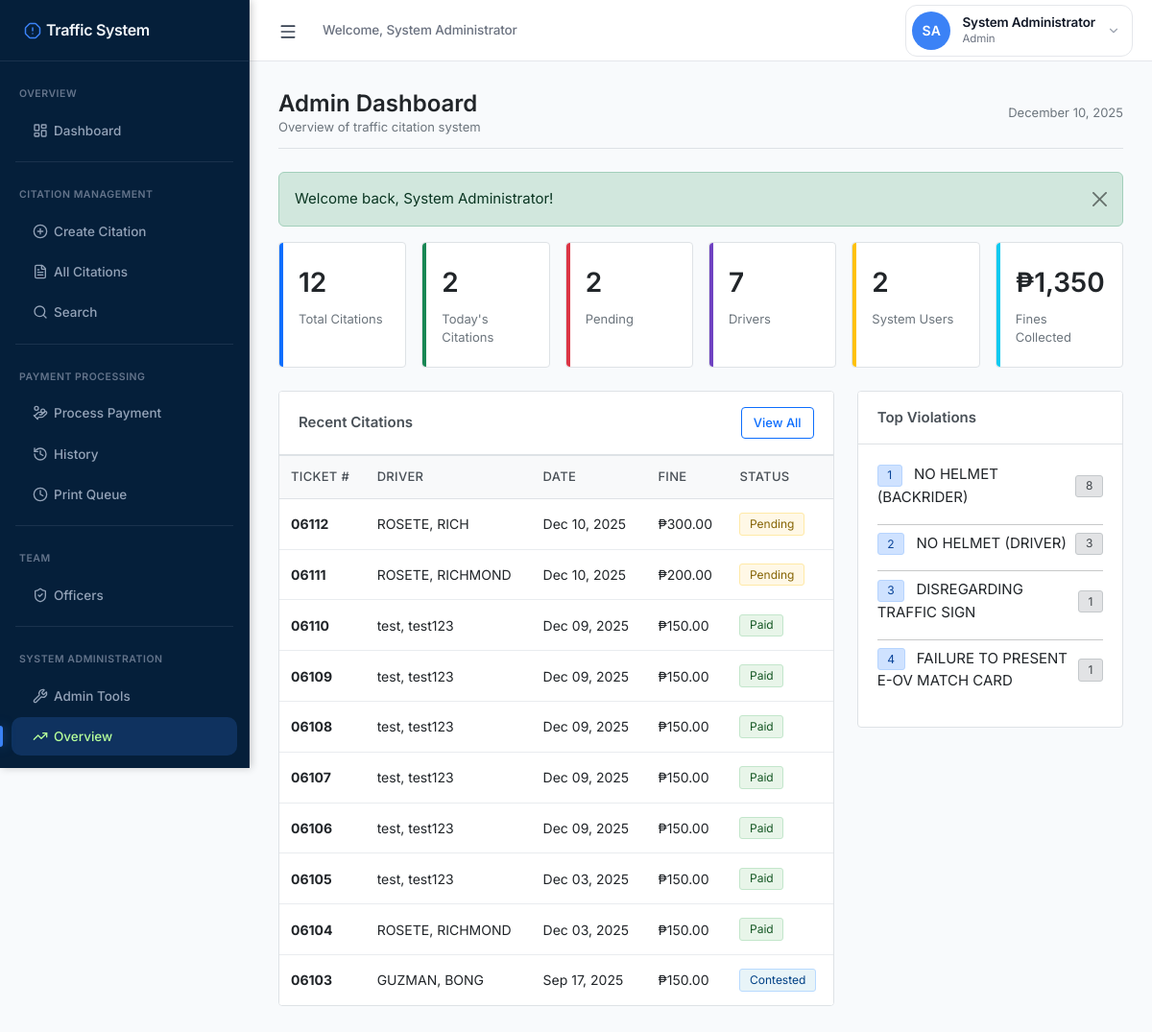
Page /admin/dashboard.php (signed in) on the committed database.
### tables this page shows
CREATE TABLE `citations` (
  `citation_id` int(11) NOT NULL,
  `ticket_number` varchar(50) NOT NULL,
  `driver_id` int(11) DEFAULT NULL,
  `last_name` varchar(100) NOT NULL,
  `first_name` varchar(100) NOT NULL,
  `middle_initial` varchar(10) DEFAULT NULL,
  `suffix` varchar(20) DEFAULT NULL,
  `date_of_birth` date DEFAULT NULL,
  `age` int(11) DEFAULT NULL,
  `zone` varchar(50) DEFAULT NULL,
  `barangay` varchar(100) NOT NULL,
  `municipality` varchar(100) NOT NULL DEFAULT 'Baggao',
  `province` varchar(100) NOT NULL DEFAULT 'Cagayan',
  `license_number` varchar(50) DEFAULT NULL,
  `license_type` varchar(50) DEFAULT NULL,
  `plate_mv_engine_chassis_no` varchar(100) NOT NULL,
  `vehicle_description` text DEFAULT NULL,
  `apprehension_datetime` datetime NOT NULL,
  `place_of_apprehension` varchar(255) NOT NULL,
  `apprehension_officer` varchar(255) NOT NULL,
  `remarks` text DEFAULT NULL,
  `status` enum('pending','paid','contested','dismissed','void') NOT NULL DEFAULT 'pending',
  `payment_date` datetime DEFAULT NULL,
  `total_fine` decimal(10,2) DEFAULT 0.00,
  `created_at` datetime NOT NULL DEFAULT current_timestamp(),
  `updated_at` datetime DEFAULT NULL ON UPDATE current_timestamp(),
  `created_by` int(11) DEFAULT NULL,
  `deleted_at` datetime DEFAULT NULL COMMENT 'Soft delete timestamp',
  `deleted_by` int(11) DEFAULT NULL COMMENT 'User who deleted the citation',
  `deletion_reason` text DEFAULT NULL COMMENT 'Reason for deletion'
);

### admin/dashboard.php (the view, shortened to what this page needs)
<?php
require_once '../includes/functions.php';
$stats = [];
try {
    $stmt = db_query("SELECT COUNT(*) as total FROM citations");
    $stats['total_citations'] = $stmt->fetch()['total'] ?? 0;
    $stmt = db_query("SELECT COUNT(*) as today FROM citations WHERE DATE(created_at) = CURDATE()");
    $stats['today_citations'] = $stmt->fetch()['today'] ?? 0;
    $stmt = db_query("SELECT COUNT(*) as total FROM drivers");
    $stats['total_drivers'] = $stmt->fetch()['total'] ?? 0;
    $stmt = db_query("SELECT COUNT(*) as total FROM users");
    $stats['total_users'] = $stmt->fetch()['total'] ?? 0;
    $stmt = db_query("SELECT COUNT(*) as pending FROM citations WHERE status = 'pending'");
    $stats['pending_citations'] = $stmt->fetch()['pending'] ?? 0;
    $stmt = db_query("SELECT COALESCE(SUM(total_fine), 0) as total FROM citations WHERE status = 'paid'");
    $stats['total_fines'] = $stmt->fetch()['total'] ?? 0;
    $stmt = db_query(
        "SELECT ticket_number, CONCAT(last_name, ', ', first_name) as driver_name,
                apprehension_datetime, status, total_fine, created_at
         FROM citations ORDER BY created_at DESC LIMIT 10"
    );
    $recent_citations = $stmt->fetchAll();
    $stmt = db_query(
        "SELECT vt.violation_type, COUNT(*) as count
         FROM violations v
         JOIN violation_types vt ON v.violation_type_id = vt.violation_type_id
         GROUP BY vt.violation_type_id
         ORDER BY count DESC LIMIT 5"
    );
    $top_violations = $stmt->fetchAll();
} catch (Exception $e) {
    error_log("Dashboard stats error: " . $e->getMessage());
    $stats = array_fill_keys(['total_citations', 'today_citations', 'total_drivers', 'total_users', 'pending_citations', 'total_fines'], 0);
    $recent_citations = [];
    $top_violations = [];
}
?>
<!DOCTYPE html>
<html lang="en">
<head>
    <link href="https://cdn.jsdelivr.net/npm/bootstrap@5.3.3/dist/css/bootstrap.min.css" rel="stylesheet">
    <link rel="stylesheet" href="https://cdnjs.cloudflare.com/ajax/libs/font-awesome/6.4.2/css/all.min.css">
    <link rel="stylesheet" href="../assets/css/admin-dashboard.css">
</head>
<body>
    <?php include '../public/sidebar.php'; ?>
    <div class="content">
        <div class="container-fluid">
            <div class="page-header">
                <div>
                    <h3>Admin Dashboard</h3>
                    <p>Overview of traffic citation system</p>
                </div>
                <div class="date-display">
                    <?php echo date('F d, Y'); ?>
                </div>
            </div>
            <?php echo show_flash(); ?>
            <div class="row g-3 mb-4">
                <div class="col-md-4 col-lg-2">
                    <div class="stat-card blue">
                        <div class="stat-value"><?php echo number_format($stats['total_citations']); ?></div>
                        <div class="stat-label">Total Citations</div>
                    </div>
                </div>
                <div class="col-md-4 col-lg-2">
                    <div class="stat-card green">
                        <div class="stat-value"><?php echo number_format($stats['today_citations']); ?></div>
                        <div class="stat-label">Today's Citations</div>
                    </div>
                </div>
                <div class="col-md-4 col-lg-2">
                    <div class="stat-card red">
                        <div class="stat-value"><?php echo number_format($stats['pending_citations']); ?></div>
                        <div class="stat-label">Pending</div>
                    </div>
                </div>
                <div class="col-md-4 col-lg-2">
                    <div class="stat-card purple">
                        <div class="stat-value"><?php echo number_format($stats['total_drivers']); ?></div>
                        <div class="stat-label">Drivers</div>
                    </div>
                </div>
                <div class="col-md-4 col-lg-2">
                    <div class="stat-card yellow">
                        <div class="stat-value"><?php echo number_format($stats['total_users']); ?></div>
                        <div class="stat-label">System Users</div>
                    </div>
                </div>
                <div class="col-md-4 col-lg-2">
                    <div class="stat-card cyan">
                        <div class="stat-value">₱<?php echo number_format($stats['total_fines'], 0); ?></div>
                        <div class="stat-label">Fines Collected</div>
                    </div>
                </div>
            </div>
            <div class="row g-4">
                <div class="col-lg-8">
                    <div class="dashboard-card">
                        <div class="card-header">
                            <span>Recent Citations</span>
                            <a href="../public/citations.php" class="btn btn-sm btn-outline-primary">View All</a>
                        </div>
                        <div class="card-body p-0">
                            <div class="table-responsive">
                                <table class="table table-hover mb-0">
                                    <thead>
                                        <tr>
                                            <th>Ticket #</th>
                                            <th>Driver</th>
                                            <th>Date</th>
                                            <th>Fine</th>
                                            <th>Status</th>
                                        </tr>
                                    </thead>
                                    <tbody>
                                        <?php if (empty($recent_citations)): ?>
                                            <tr>
                                                <td colspan="5" class="text-center text-muted">
                                                    No citations found
                                                </td>
                                            </tr>
                                        <?php else: ?>
                                            <?php foreach ($recent_citations as $citation): ?>
                                                <tr>
                                                    <td><strong><?php echo htmlspecialchars($citation['ticket_number']); ?></strong></td>
                                                    <td><?php echo htmlspecialchars($citation['driver_name']); ?></td>
                                                    <td><?php echo date('M d, Y', strtotime($citation['apprehension_datetime'])); ?></td>
                                                    <td>₱<?php echo number_format($citation['total_fine'], 2); ?></td>
                                                    <td>
                                                        <?php
                                                        $status_class = match($citation['status']) {
                                                            'paid' => 'bg-success',
                                                            'pending' => 'bg-warning text-dark',
                                                            'contested' => 'bg-info',
                                                            'dismissed' => 'bg-secondary',
                                                            default => 'bg-light text-dark'
                                                        };
                                                        ?>
                                                        <span class="badge <?php echo $status_class; ?>">
                                                            <?php echo ucfirst($citation['status']); ?>
                                                        </span>
                                                    </td>
                                                </tr>
                                            <?php endforeach; ?>
                                        <?php endif; ?>
                                    </tbody>
                                </table>
                            </div>
                        </div>
                    </div>
                </div>
                <div class="col-lg-4">
                    <div class="dashboard-card">
                        <div class="card-header">
                            <span>Top Violations</span>
                        </div>
                        <div class="card-body">
                            <?php if (empty($top_violations)): ?>
                                <p class="text-center text-muted">
                                    No violation data
                                </p>
                            <?php else: ?>
                                <?php foreach ($top_violations as $index => $violation): ?>
                                    <div class="d-flex justify-content-between align-items-center mb-3">
                                        <div>
                                            <span class="badge bg-primary me-2"><?php echo $index + 1; ?></span>
                                            <?php echo htmlspecialchars($violation['violation_type']); ?>
                                        </div>
                                        <span class="badge bg-secondary"><?php echo $violation['count']; ?></span>
                                    </div>
                                    <?php if ($index < count($top_violations) - 1): ?>
                                        <hr class="my-2">
                                    <?php endif; ?>
                                <?php endforeach; ?>
                            <?php endif; ?>
                        </div>
                    </div>
                </div>
            </div>
        </div>
    </div>
</body>
</html>

### assets/css/admin-dashboard.css (style rules this page uses)
* { margin: 0; padding: 0; box-sizing: border-box; }
html { overflow-x: hidden; margin: 0; padding: 0; }
body { font-family: 'Segoe UI', Tahoma, Geneva, Verdana, sans-serif; background: #f8fafc; color: #212529; font-size: 15px; line-height: 1.5; overflow-x: hidden; margin: 0; padding: 0; }
.content { margin-left: 250px; padding: 0; padding-top: 64px; min-height: 100vh; }
.container-fluid { padding: clamp(20px, 4vw, 30px); }
.page-header { display: flex; justify-content: space-between; align-items: center; margin-bottom: 1.5rem; padding-bottom: 0.75rem; border-bottom: 1px solid #dee2e6; }
.page-header h3 { font-size: 1.5rem; font-weight: 600; color: #212529; margin: 0; }
.page-header p { font-size: 0.8125rem; color: #6c757d; margin: 0; }
.page-header .date-display { font-size: 0.8125rem; color: #6c757d; }
.stat-card { background: #ffffff; border: 1px solid #dee2e6; border-radius: 4px; padding: 1.25rem; position: relative; transition: none; height: 100%; }
.stat-card::before { content: ''; position: absolute; top: 0; left: 0; width: 4px; height: 100%; border-radius: 4px 0 0 4px; }
.stat-card.blue::before { background: #0d6efd; }
.stat-card.green::before { background: #198754; }
.stat-card.red::before { background: #dc3545; }
.stat-card.yellow::before { background: #ffc107; }
.stat-card.purple::before { background: #6f42c1; }
.stat-card.cyan::before { background: #0dcaf0; }
.stat-value { font-size: 1.75rem; font-weight: 600; color: #212529; margin-bottom: 0.5rem; }
.stat-label { font-size: 0.8125rem; color: #6c757d; font-weight: 400; }
.dashboard-card { background: #ffffff; border: 1px solid #dee2e6; border-radius: 4px; margin-bottom: 1.5rem; overflow: hidden; }
.dashboard-card .card-header { background: #ffffff; border-bottom: 1px solid #dee2e6; font-weight: 600; color: #495057; padding: 1rem 1.25rem; font-size: 0.9375rem; display: flex; justify-content: space-between; align-items: center; }
.dashboard-card .card-body { padding: 1.25rem; }
.table { margin-bottom: 0; font-size: 0.875rem; }
.table th { background: #f8f9fa; font-weight: 500; color: #495057; border-top: 1px solid #dee2e6; border-bottom: 1px solid #dee2e6; padding: 0.75rem; font-size: 0.8125rem; text-transform: uppercase; letter-spacing: 0.3px; }
.table td { padding: 0.875rem 0.75rem; color: #212529; border-bottom: 1px solid #e9ecef; vertical-align: middle; }
.table tbody tr:last-child td { border-bottom: none; }
.badge { padding: 0.3rem 0.6rem; border-radius: 3px; font-size: 0.75rem; font-weight: 400; }
.badge.bg-success { background: #e8f5e9 !important; color: #155724 !important; border: 1px solid #c3e6cb; }
.badge.bg-warning { background: #fff8e6 !important; color: #856404 !important; border: 1px solid #ffeaa7; }
.badge.bg-info { background: #e8f4f8 !important; color: #004085 !important; border: 1px solid #b8daff; }
.badge.bg-secondary { background: #e2e3e5 !important; color: #41464b !important; border: 1px solid #c4c8cb; }
.badge.bg-primary { background: #cfe2ff !important; color: #084298 !important; border: 1px solid #b6d4fe; }
.btn { border-radius: 4px; padding: 0.5rem 1rem; font-size: 0.875rem; font-weight: 500; transition: all 0.15s; border: 1px solid transparent; }
.btn-sm { padding: 0.375rem 0.75rem; font-size: 0.8125rem; }
.btn-outline-primary { color: #0d6efd; border-color: #0d6efd; background: transparent; }

### public/sidebar.php (style rules this page uses)
:root { --sidebar-width: 260px; --sidebar-collapsed-width: 72px; --primary-color: #3b82f6; --primary-hover: #2563eb; --sidebar-bg: #051f3a; --sidebar-item-hover: rgba(59, 130, 246, 0.1); --sidebar-item-active: rgba(59, 130, 246, 0.2); --text-primary: #f1f5f9; --text-secondary: #94a3b8; --accent-color: #3b82f6; --border-color: rgba(148, 163, 184, 0.1); --shadow-sm: 0 1px 2px rgba(0, 0, 0, 0.05); --shadow-md: 0 4px 6px rgba(0, 0, 0, 0.15); }
* { font-family: 'Inter', -apple-system, BlinkMacSystemFont, 'Segoe UI', sans-serif; }
.content { margin-left: var(--sidebar-width); padding: 0; padding-top: 64px; min-height: 100vh; background: #f8fafc; transition: margin-left 0.3s cubic-bezier(0.4, 0, 0.2, 1); }

### rows in the picture
citations: ticket_number "06112", driver_name "ROSETE, RICH", apprehension_datetime "Dec 10, 2025", total_fine "300.00", status "Pending"
citations: ticket_number "06111", driver_name "ROSETE, RICHMOND", apprehension_datetime "Dec 10, 2025", total_fine "200.00", status "Pending"
citations: ticket_number "06110", driver_name "test, test123", apprehension_datetime "Dec 09, 2025", total_fine "150.00", status "Paid"
citations: ticket_number "06109", driver_name "test, test123", apprehension_datetime "Dec 09, 2025", total_fine "150.00", status "Paid"
citations: ticket_number "06108", driver_name "test, test123", apprehension_datetime "Dec 09, 2025", total_fine "150.00", status "Paid"
citations: ticket_number "06107", driver_name "test, test123", apprehension_datetime "Dec 09, 2025", total_fine "150.00", status "Paid"
citations: ticket_number "06106", driver_name "test, test123", apprehension_datetime "Dec 09, 2025", total_fine "150.00", status "Paid"
citations: ticket_number "06105", driver_name "test, test123", apprehension_datetime "Dec 03, 2025", total_fine "150.00", status "Paid"
citations: ticket_number "06104", driver_name "ROSETE, RICHMOND", apprehension_datetime "Dec 03, 2025", total_fine "150.00", status "Paid"
citations: ticket_number "06103", driver_name "GUZMAN, BONG", apprehension_datetime "Sep 17, 2025", total_fine "150.00", status "Contested"

### other values in the picture
$_SESSION['full_name'] "System Administrator"
$initials "SA"
$_SESSION['user_role'] "Admin"
$flash['message'] "Welcome back, System Administrator!"
$stats['total_citations'] "12"
$stats['today_citations'] "2"
$stats['pending_citations'] "2"
$stats['total_drivers'] "7"
$stats['total_users'] "2"
$stats['total_fines'] "1,350"
$violation['violation_type'] "NO HELMET (BACKRIDER)"
$violation['count'] "8"
$violation['violation_type'] "NO HELMET (DRIVER)"
$violation['count'] "3"
$violation['violation_type'] "DISREGARDING TRAFFIC SIGN"
